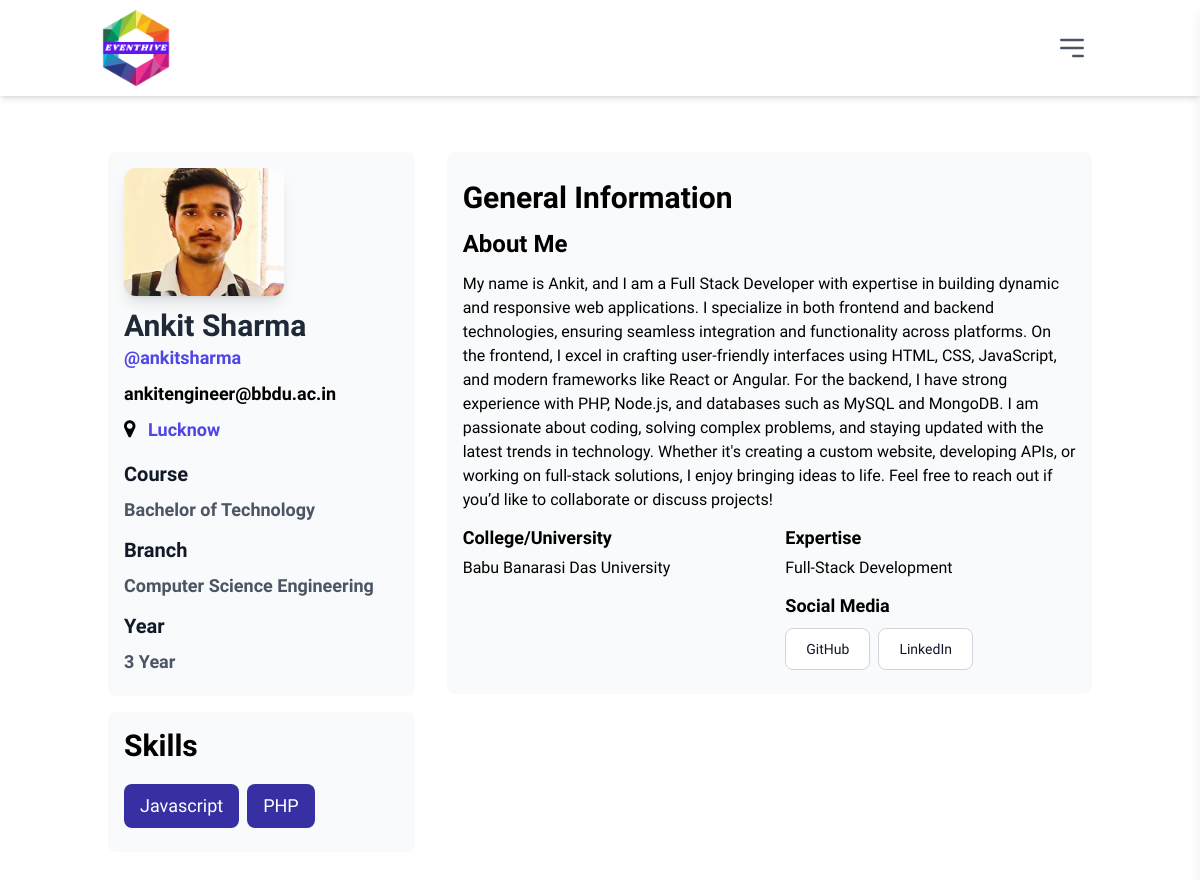
The app's page /user-page.php?user=ankitsharma (signed in) with its own data.
### tables this page shows
CREATE TABLE `user_detail` (
  `sno` int(33) NOT NULL,
  `name` varchar(200) NOT NULL,
  `username` varchar(110) NOT NULL,
  `email` varchar(112) NOT NULL,
  `password` varchar(211) NOT NULL,
  `location` varchar(110) NOT NULL,
  `course` varchar(110) NOT NULL,
  `branch` varchar(110) NOT NULL,
  `year` int(55) NOT NULL,
  `about_me` longtext NOT NULL,
  `expertise` varchar(110) NOT NULL,
  `github` varchar(110) NOT NULL,
  `linkedin` varchar(110) NOT NULL,
  `institution` varchar(110) NOT NULL,
  `skills` varchar(220) NOT NULL,
  `img` varchar(255) NOT NULL
);

### user-page.php (the view, shortened to what this page needs)
<?php
include 'src/config/db_connect.php';
$slug = isset($_GET['user']) ? trim($_GET['user'], '/') : '';
?>
<!DOCTYPE html>
<html lang="en">
<head>
    <link rel="stylesheet" href="./src/css/output.css">
    <link rel="stylesheet" href="https://cdnjs.cloudflare.com/ajax/libs/font-awesome/4.7.0/css/font-awesome.min.css">
</head>
<body>
<?php include 'src/component/header.php';?>
<div class="container mx-auto px-5 py-8">
    <div class="grid grid-cols-1 gap-4 lg:grid-cols-3 lg:gap-8">
        <div>
            <div class="rounded-lg bg-gray-50 p-4">
                <?php
                    $query = "SELECT * FROM `user_detail` WHERE username = '$slug'";
                    $result = mysqli_query($conn, $query);
                    if ($result && mysqli_num_rows($result) > 0) {
                        while ($row = mysqli_fetch_assoc($result)) {
                ?>
                <div class="flex justify-between">
                    <div class="bg-cover bg-center rounded-xl w-40 h-32 shadow-lg" style="background-image: url('<?php echo $row['img']?>');"></div>
            </div>
                <h1 class="font-bold text-3xl pt-3 text-gray-800"><?php echo $row['name']?></h1>
                <span class="font-bold text-lg text-indigo-600">@</span><span class="text-lg text-indigo-600 font-bold"><?php echo $row['username']?></span>
                <p class="text-lg font-semibold py-2"><?php echo $row['email']?></p>
                <p class="text-lg font-semibold pb-2 text-indigo-600"><i class="fa fa-map-marker pr-2" style="font-size:20px;color:black"></i><?php echo $row['location']?></p>
                <h1 class="font-bold text-xl py-2 text-gray-900">Course</h1>
                <p class="text-lg font-semibold pb-1 text-gray-600"><?php echo $row['course']?> </p>
                <h1 class="font-bold text-xl py-2 text-gray-900">Branch</h1>
                <p class="text-lg font-semibold pb-1 text-gray-600"><?php echo $row['branch']?></p>
                <h1 class="font-bold text-xl py-2 text-gray-900">Year</h1>
                <p class="text-lg font-semibold pb-1 text-gray-600"><?php echo $row['year']?> Year</p>
            </div>
            <div class="rounded-lg bg-gray-50 p-4 mt-4">
                <h1 class="font-bold text-3xl pb-5">Skills</h1>
                <div class="flex flex-wrap">
                    <?php
                    $skills = explode(", ", $row['skills']);
                    foreach ($skills as $skill) {
                  echo '<span class="bg-indigo-800 text-lg text-white font-medium me-2 px-4 py-2 rounded-lg mb-2">' . htmlspecialchars($skill) . '</span>';
                 } ?>
                </div>
            </div>
        </div>
        <div class="lg:col-span-2">
            <div class="rounded-lg bg-gray-50 p-4">
                <h1 class="font-bold text-3xl pt-3 pb-2">General Information</h1>
                <h1 class="font-bold text-2xl pt-1 pb-2">About Me</h1>
                <p class="text-base font-normal pt-1 pb-2"><?php echo $row['about_me']?></p>
                <div class="grid grid-cols-1 gap-4 lg:grid-cols-2 lg:gap-8 ">
                   <div>
                    <h1 class="font-bold text-lg pt-1">College/University</h1>
                    <p class="text-base font-normal pt-1 pb-4"><?php echo $row['institution']?></p>
                   </div>
                   <div>
                    <h1 class="font-bold text-lg pt-1">Expertise</h1>
                    <p class="text-base font-normal pt-1 pb-2"><?php echo $row['expertise']?></p>
                    <h1 class="font-bold text-lg pt-1 pb-2">Social Media</h1>
                    <div class="flex flex-wrap">
                        <a href="https://<?php echo $row['github']?>"><button type="button" class="text-gray-900 bg-white border border-gray-300 focus:outline-none hover:bg-gray-100 focus:ring-4 focus:ring-gray-100 font-medium rounded-lg text-sm px-5 py-2.5 me-2 mb-2">GitHub</button></a>
                        <a href="https://<?php echo $row['linkedin']?>"><button type="button" class="text-gray-900 bg-white border border-gray-300 focus:outline-none hover:bg-gray-100 focus:ring-4 focus:ring-gray-100 font-medium rounded-lg text-sm px-5 py-2.5 me-2 mb-2">LinkedIn</button></a>
                    </div>
                   </div>
                </div>
            </div>
        </div>
    <?php
  }}
  ?>
      </div>
    </div>
</body>
</html>

### user-page.php (style rules this page uses)
* { margin:0; padding:0; font-family: "ZCOOL XiaoWei", sans-serif; }

### records on screen
user_detail: img (picture), name "Ankit Sharma", username "ankitsharma", email "ankitengineer@bbdu.ac.in", location "Lucknow", course "Bachelor of Technology", branch "Computer Science Engineering", year "3", skills "Javascript", skills "PHP", about_me "My name is Ankit, and I am a Full Stack Developer with expertise in building dynamic and responsive web applications. I specialize in both frontend and backend technologies, ensuring seamless integration and functionality across platforms. On the frontend, I excel in crafting user-friendly interfaces using HTML, CSS, JavaScript, and modern frameworks like React or Angular. For the backend, I have strong experience with PHP, Node.js, and databases such as MySQL and MongoDB. I am passionate about coding, solving complex problems, and staying updated with the latest trends in technology. Whether it's creating a custom website, developing APIs, or working on full-stack solutions, I enjoy…", institution "Babu Banarasi Das University", expertise "Full-Stack Development"
